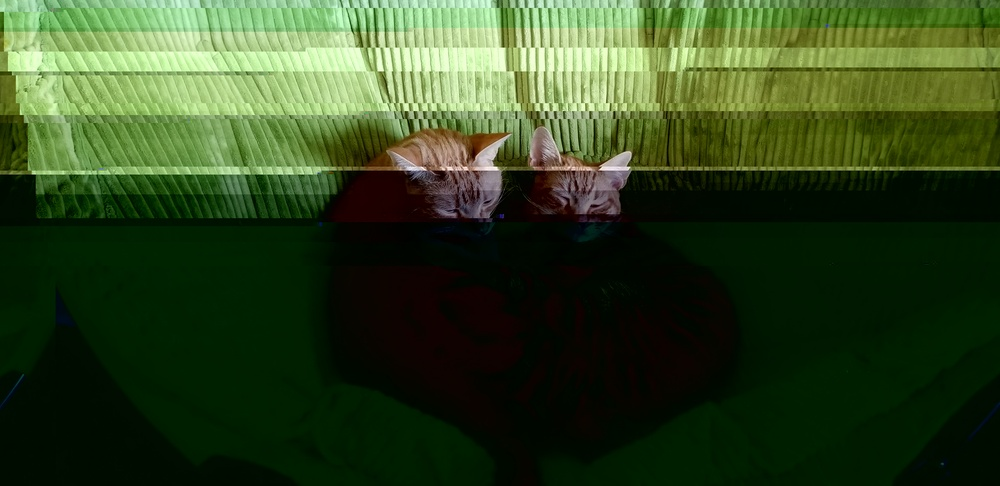
#> input picture picoCTF2019/forensics200/cattos.jpg, 1000 x 486 px, shrunk from 4032 x 1960 before the run
$ python c.py
#> lines starting #> are read from the running program, lines starting #| are printed output that depends on the picture
from PIL import Image
import numpy as np

img1 = Image.open('./cattos.jpg')
#> img1 is the input picture: PIL image 1000x486 RGB; mean R, G, B 49.5, 70.2, 33

img2 = Image.open('./kitters.jpg')
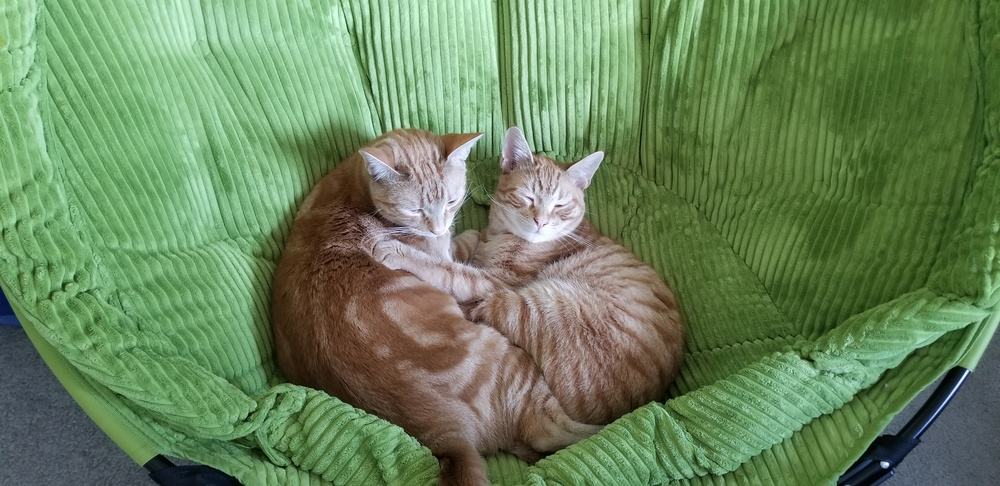
#> input picture picoCTF2019/forensics200/kitters.jpg, 1000 x 486 px, shrunk from 4032 x 1960 before the run
#> img2 is the input picture: PIL image 1000x486 RGB; mean R, G, B 105.1, 132.2, 92
array1 = np.asarray(img1)
array2 = np.asarray(img2)
# modify rgba array

array = np.subtract(array2, array1)
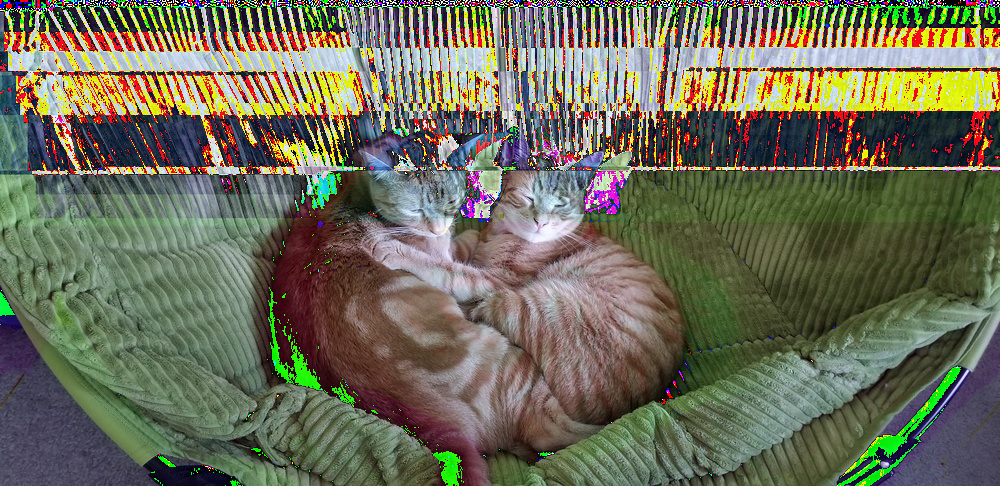
#> array: shape (486, 1000, 3); mean R, G, B 109.4, 109.2, 88.5
img = Image.fromarray(array)
img.show()
img.save("./diff.jpg")
